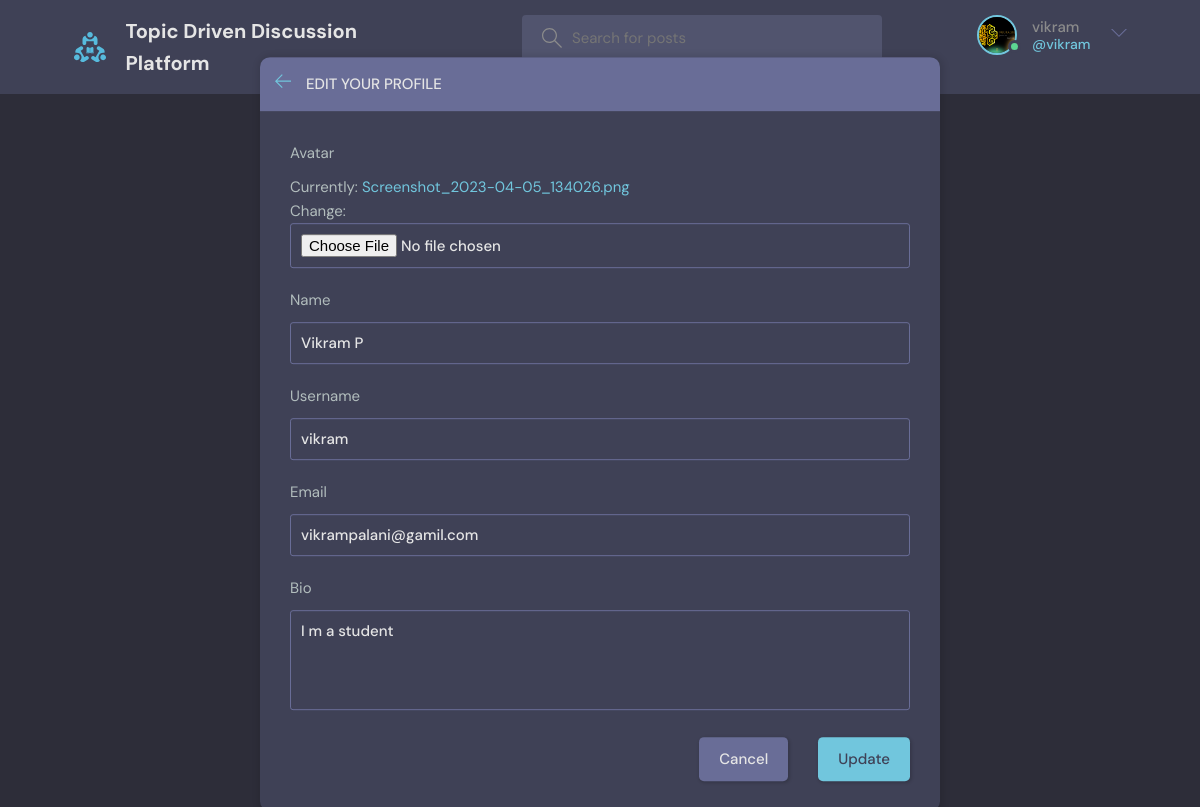
The page /update-user/ (signed in) on the database its author committed.
### base/models.py (models this page shows)
class User(AbstractUser):
    name = models.CharField(max_length=200, null=True)
    email = models.EmailField(unique=True, null=True)
    bio = models.TextField(null=True)
    avatar = models.ImageField(null=True, default="avatar.svg")
    USERNAME_FIELD = 'email'
    REQUIRED_FIELDS = []

### base/views.py (the view)
# urls.py: path('update-user/', views.updateUser, name="update-user"),
@login_required(login_url='login')
def updateUser(request):
    user = request.user
    form = UserForm(instance=user)
    if request.method == 'POST':
        form = UserForm(request.POST, request.FILES, instance=user)
        if form.is_valid():
            form.save()
            return redirect('user-profile', pk=user.id)
    return render(request, 'base/update-user.html', {'form': form})

### base/forms.py
class UserForm(ModelForm):
    class Meta:
        model = User
        fields = ['avatar', 'name', 'username', 'email', 'bio']

### base/templates/base/update-user.html (shortened to what this page needs)
{% extends 'main.html' %}
{% block content %}
<main class="update-account layout">
  <div class="container">
    <div class="layout__box">
      <div class="layout__boxHeader">
        <div class="layout__boxTitle">
          <a href="{% url 'home' %}">
            <svg version="1.1" xmlns="http://www.w3.org/2000/svg" width="32" height="32" viewBox="0 0 32 32">
              <title>arrow-left</title>
              <path
                d="M13.723 2.286l-13.723 13.714 13.719 13.714 1.616-1.611-10.96-10.96h27.625v-2.286h-27.625l10.965-10.965-1.616-1.607z">
              </path>
            </svg>
          </a>
          <h3>Edit your profile</h3>
        </div>
      </div>
      <div class="layout__body">
        <form class="form" action="" method="POST" enctype="multipart/form-data">
          {% for field in form %}
          <div class="form__group">
            <label for="profile_pic">{{field.label}}</label>
            {{field}}
          </div>
          {% endfor %}
          <div class="form__action">
            <a class="btn btn--dark" href="index.html">Cancel</a>
            <button class="btn btn--main" type="submit">Update</button>
          </div>
        </form>
      </div>
    </div>
  </div>
</main>
{% endblock content %}

### templates/navbar.html (shortened to what this page needs)
{% load static %}
<header class="header header--loggedIn">
    <div class="container">
        <a href="{% url 'home' %}" class="header__logo">
            <img src="{% static 'images/logo.svg' %}" />
            <h1>Topic Driven  Discussion Platform</h1>
        </a>
        <form class="header__search" method="GET" action="{% url 'home' %}">
            <label>
                <input name="q" placeholder="Search for posts" />
            </label>
        </form>
        <nav class="header__menu">
            {% if request.user.is_authenticated %}
            <div class="header__user">
                <a href="{% url 'update-user' %}">
                    <div class="avatar avatar--medium active">
                        <img src="{{request.user.avatar.url}}" />
                    </div>
                    <p>{{request.user.username}} <span>@{{request.user.username}}</span></p>
                </a>
                <button class="dropdown-button">
                    <svg version="1.1" xmlns="http://www.w3.org/2000/svg" width="32" height="32" viewBox="0 0 32 32">
                        <title>chevron-down</title>
                        <path d="M16 21l-13-13h-3l16 16 16-16h-3l-13 13z"></path>
                    </svg>
                </button>
            </div>
            {% else %}
            <a href="{% url 'login' %}">
                <img src="{% static 'images/avatar.svg' %}" />
                <p>Login</p>
            </a>
            {% endif %}
        </nav>
    </div>
</header>

### rows shown on the page
User: user.avatar (picture), user.username "vikram", form "Vikram P" "vikram" "vikrampalani@gamil.com" "I m a student"

### other values the page prints
{{ field.label }} "Avatar" "Name" "Username" "Email" "Bio"
